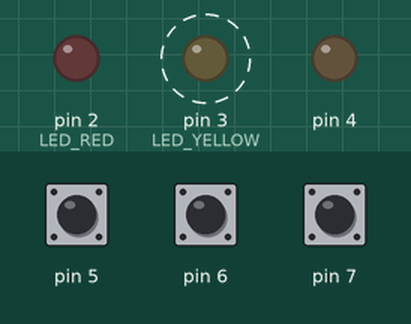
This sketch was run on a simulated Arduino Uno, built with avr-gcc and run on an emulated ATmega328P. Shown: output pins drawn as LEDs (lit = HIGH). Dashed ring = blinking. Inputs (shaded band) come from the test bench; at power-on: pin 5 HIGH, pin 7 HIGH, pin 6 HIGH.

Above: at 1.2 s.
1.3 s: pin 5 pulled LOW for 0.15 s
At 2.9 s:
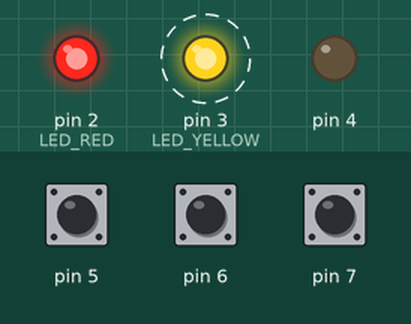
4.4 s: pin 7 pulled LOW for 0.15 s
At 4.74 s:
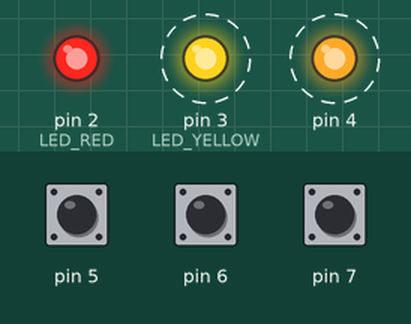
7.4 s: pin 6 pulled LOW for 0.15 s
At 8.3 s:
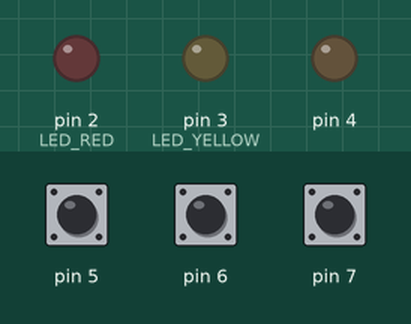
9.0 s: pin 6 pulled LOW for 1 s
At 9.5 s:
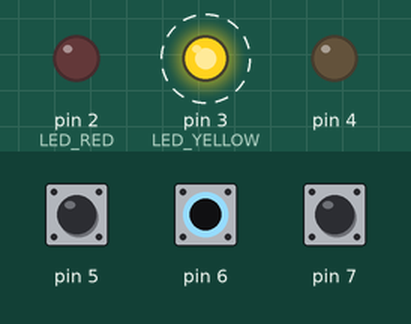
13.0 s: pin 5 pulled LOW for 1 s
At 14.1 s:
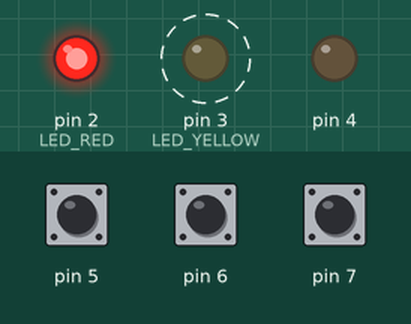
Timing chart, 0 to 17.7 s (numbered marks = the images above; inputs shaded):
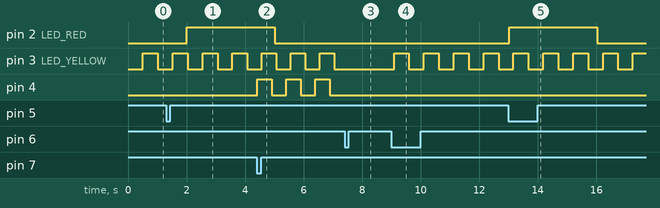

Measured:
- after the input at 1.3 s, pin 2 (LED_RED): LOW → HIGH after 0.71 s
- after the input at 4.4 s, pin 4: alternates HIGH for 0.50 s and LOW for 0.50 s, starting at once
- after the input at 7.4 s, pin 3 (LED_YELLOW): stays LOW (without the input it goes to HIGH after 0.16 s)
- after the input at 9.0 s, pin 3 (LED_YELLOW): alternates HIGH for 0.51 s and LOW for 0.51 s, starting after 0.09 s
- after the input at 13.0 s, pin 2 (LED_RED): LOW → HIGH at once, → LOW 3.0 s later
- by itself, pin 3 (LED_YELLOW): alternates HIGH for 0.51 s and LOW for 0.51 s

The sketch:

35_0039_0429_work8.ino
```cpp
#include <Arduino_FreeRTOS.h>
#include <queue.h>

// Define LED
#define LED_RED 2
#define LED_YELLOW 3
#define LED_GREEN 4

// Define Button
#define BUTTON_RED 5
#define BUTTON_YELLOW 6
#define BUTTON_GREEN 7

// Defin Delay
#define Delay(x) vTaskDelay(pdMS_TO_TICKS(x))

QueueHandle_t RED_QUEUE;
QueueHandle_t YELLOW_QUEUE;
QueueHandle_t GREEN_QUEUE;

void setup()
{
    //Serial.begin(9600);
    RED_QUEUE = xQueueCreate(10, sizeof(bool));
    YELLOW_QUEUE = xQueueCreate(10, sizeof(bool));
    GREEN_QUEUE = xQueueCreate(10, sizeof(bool));

    xTaskCreate(redTaskReceiver, "RED TASK RECIEVER", 128, (void *)LED_RED, 1, NULL);
    xTaskCreate(redTaskSender, "RED TASK SENDER", 128, (void *)BUTTON_RED, 1, NULL);
    xTaskCreate(yellowTaskReceiver, "YELLOW TASK RECIEVER", 128, (void *)LED_YELLOW, 1, NULL);
    xTaskCreate(yellowTaskSender, "YELLOW TASK SENDER", 128, (void *)BUTTON_YELLOW, 1, NULL);
    xTaskCreate(greenTaskReceiver, "GREEN TASK RECEIVER", 128, (void *)LED_GREEN, 1, NULL);
    xTaskCreate(greenTaskSender, "GREEN TASK SENDER", 128, (void *)BUTTON_GREEN, 1, NULL);
}

int Button_Pressed_Check(int pin)
{
    Delay(10);
    if (digitalRead(pin) == 0)
        return 1;
    return 0;
}

void redTaskSender(void *pvParameters)
{
    unsigned short button = (unsigned short)pvParameters;
    int Button_Pressed = 0;

    pinMode(button, INPUT_PULLUP);

    while (1)
    {
        if (Button_Pressed_Check(button) && !Button_Pressed)
        {
            Button_Pressed = 1;
            xQueueSend(RED_QUEUE, &button, 0);
        }
        if (!Button_Pressed_Check(button))
            Button_Pressed = 0;
        Delay(10);
    }
}

void redTaskReceiver(void *pvParameters)
{
    unsigned short led = (unsigned short)pvParameters;
    pinMode(led, OUTPUT);
    unsigned short Red_now = 0;

    while (1)
    {
        // เวลาลดลงเรื่อยๆ
        if (Red_now > 0 && led == LED_RED)
            Red_now-=1;

        // เริ่มมายังไม่ส่งข้อมูล
        int Received = 0;

        // Receive
        if (led == LED_RED)
            Received = xQueueReceive(RED_QUEUE, NULL, 0);

        // Red Led increase duration
        if (Received && led == LED_RED)
            Red_now += 3;

        // Red Led Condition
        if (Red_now > 0 && led == LED_RED) // เวลายังไม่หมดให้โชว์แสง
            digitalWrite(LED_RED, 1);
        else if (led == LED_RED)
            digitalWrite(LED_RED, 0);
        Delay(1000);
    }
}

void yellowTaskSender(void *pvParameters)
{
    unsigned short button = (unsigned short)pvParameters;
    int Button_Pressed = 0;

    pinMode(button, INPUT_PULLUP);

    while (1)
    {
        if (Button_Pressed_Check(button) && !Button_Pressed)
        {
            Button_Pressed = 1;
            xQueueSend(YELLOW_QUEUE, &button, 0);
        }
        if (!Button_Pressed_Check(button))
            Button_Pressed = 0;

        Delay(10);
    }
}

void yellowTaskReceiver(void *pvParameters)
{

    unsigned short led = (unsigned short)pvParameters;
    pinMode(led, OUTPUT);

    int Yellow_Blink_Checked = 1; // เช็คโหมดว่าโหมดซ้ำหรือไม่
    int Yellow_Blink = 1;

    while (1)
    {
        // เริ่มมาไม่มีรับค่า
        int Received = 0;
        if (led == LED_YELLOW)
            Received = xQueueReceive(YELLOW_QUEUE, NULL, 0);

        // รับค่าปุ่ม
        if (Received && led == LED_YELLOW)
            Yellow_Blink_Checked = !Yellow_Blink_Checked; // สลับโหมด

        // LED Yellow
        if (led == LED_YELLOW){
            if (Yellow_Blink_Checked){
                digitalWrite(LED_YELLOW, !Yellow_Blink);
                Yellow_Blink = !Yellow_Blink; // สลับค่ากันเรื่อยๆ
            }
            else if(!Yellow_Blink_Checked){
                digitalWrite(LED_YELLOW, 0);
            }
            Delay(500);
        }
    }
}

void greenTaskSender(void *pvParameters)
{
    unsigned short button = (unsigned short)pvParameters;
    int Button_Pressed = 0;

    pinMode(button, INPUT_PULLUP);

    while (1)
    {
        if (Button_Pressed_Check(button) && !Button_Pressed)
        {
            Button_Pressed = 1;
            xQueueSend(GREEN_QUEUE, &button, 0);
        }

        if (!Button_Pressed_Check(button))
        {
            Button_Pressed = 0;
        }
        Delay(10);
    }
}

void greenTaskReceiver(void *pvParameters)
{
    unsigned short led = (unsigned short)pvParameters;

    pinMode(led, OUTPUT);

    unsigned short Green_now = 0;

    while (1)
    {
        // เริ่มมายังไม่ส่งข้อมูล
        int Received = 0;
        // Green Received
        if (led == LED_GREEN)
            Received = xQueueReceive(GREEN_QUEUE, NULL, 0);

        // เพิ่มจำนวน ติด(3)/ดับ(3)
        if (Received && led == LED_GREEN && Green_now == 0)
            Green_now = 6;

        if (Green_now > 0 && led == LED_GREEN){
            if(Green_now % 2 != 0){
                digitalWrite(led, 0);
            }
            else{
                digitalWrite(led, 1);
            }
            Green_now -= 1;
            Delay(500);
        }
    }
}

void loop() {}
```
